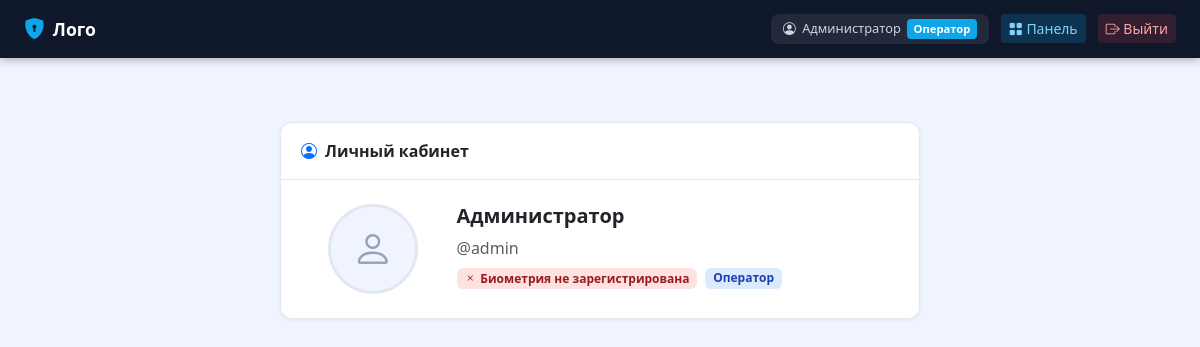
The app's page /accounts/profile/ (signed in), older data.
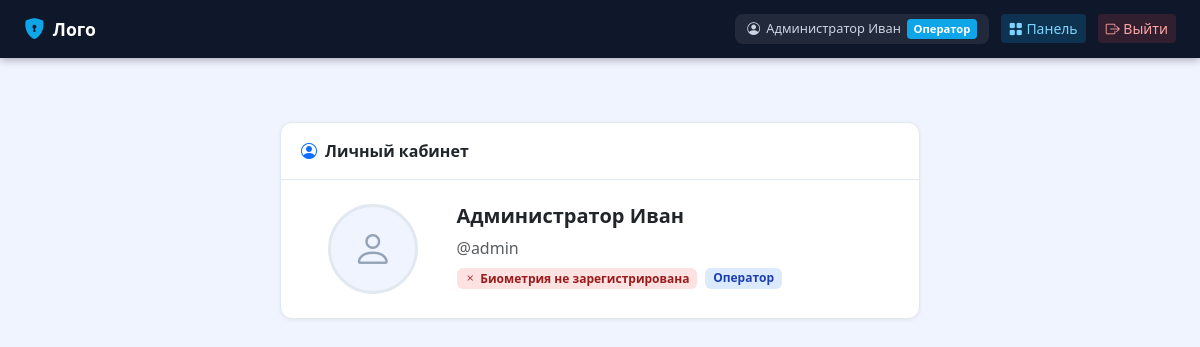
The same page, newer data.
### apps/accounts/models.py (models this page shows, shortened)
class CustomUser(AbstractUser):
    patronymic = models.CharField('Отчество', max_length=150, blank=True)
    phone = models.CharField('Телефон', max_length=20, blank=True)
    is_operator = models.BooleanField('Оператор', default=False)
    is_biometric_registered = models.BooleanField('Биометрия зарегистрирована', default=False)
    failed_attempts = models.PositiveIntegerField('Неудачных попыток', default=0)
    locked_until = models.DateTimeField('Заблокирован до', null=True, blank=True)
    created_at = models.DateTimeField('Дата регистрации', auto_now_add=True)
    class Meta:
        verbose_name = 'Пользователь'
        verbose_name_plural = 'Пользователи'
    def get_full_name_ru(self):
        parts = [self.last_name, self.first_name, self.patronymic]
        return ' '.join(p for p in parts if p) or self.username

### apps/accounts/views.py (the view)
# urls.py: path('accounts/profile/', views.profile, name='profile'),
@login_required
def profile(request):
    return render(request, 'accounts/profile.html', {'user': request.user})

### templates/accounts/profile.html (shortened to what this page needs)
{% extends "base.html" %}
{% block content %}
<div style="max-width:640px;margin:2rem auto">
  <div class="card">
    <div class="card-header d-flex align-items-center gap-2">
      <i class="bi bi-person-circle text-primary"></i> Личный кабинет
    </div>
    <div style="padding:1.5rem">
      <div class="row g-3">
        <div class="col-md-3 text-center">
          {% if user.biometric_template.face_image %}
            <img src="{{ user.biometric_template.face_image.url }}" class="rounded-circle" style="width:90px;height:90px;object-fit:cover;border:3px solid #e2e8f0">
          {% else %}
            <div style="width:90px;height:90px;background:#f0f4ff;border-radius:50%;display:flex;align-items:center;justify-content:center;margin:0 auto;border:3px solid #e2e8f0">
              <i class="bi bi-person" style="font-size:2.5rem;color:#94a3b8"></i>
            </div>
          {% endif %}
        </div>
        <div class="col-md-9">
          <h5 class="fw-bold">{{ user.get_full_name_ru }}</h5>
          <div class="text-muted">@{{ user.username }}</div>
          <div class="mt-2 d-flex gap-2 flex-wrap">
            {% if user.is_biometric_registered %}
              <span class="badge" style="background:#dcfce7;color:#166534"><i class="bi bi-check me-1"></i>Биометрия зарегистрирована</span>
            {% else %}
              <span class="badge" style="background:#fee2e2;color:#991b1b"><i class="bi bi-x me-1"></i>Биометрия не зарегистрирована</span>
            {% endif %}
            {% if user.is_operator %}<span class="badge" style="background:#dbeafe;color:#1e40af">Оператор</span>{% endif %}
          </div>
        </div>
      </div>
    </div>
  </div>
</div>
{% endblock %}

### templates/base.html (shortened to what this page needs)
<!DOCTYPE html>
<html lang="ru">
<head>
{% load static %}
<link href="https://cdnjs.cloudflare.com/ajax/libs/bootstrap/5.3.2/css/bootstrap.min.css" rel="stylesheet">
<link href="https://cdnjs.cloudflare.com/ajax/libs/bootstrap-icons/1.11.3/font/bootstrap-icons.min.css" rel="stylesheet">
</head>
<body>
{% block topbar %}
<nav class="topbar">
  <a href="{% url 'home' %}" class="brand"><i class="bi bi-shield-lock-fill"></i>Лого</a>
  <div class="ms-auto">
    {% if user.is_authenticated %}
      <div class="user-badge">
        <i class="bi bi-person-circle"></i>
        {{ user.get_full_name_ru }}
        {% if user.is_operator or user.is_superuser %}<span class="role">Оператор</span>{% endif %}
      </div>
      {% if user.is_operator or user.is_superuser %}
        <a href="{% url 'operator_dashboard' %}" class="btn btn-sm" style="background:rgba(14,165,233,.2);color:#7dd3fc;border:none;">
          <i class="bi bi-grid-fill"></i> Панель
        </a>
      {% endif %}
      <a href="{% url 'logout' %}" class="btn btn-sm" style="background:rgba(239,68,68,.15);color:#fca5a5;border:none;">
        <i class="bi bi-box-arrow-right"></i> Выйти
      </a>
    {% endif %}
  </div>
</nav>
{% endblock %}
{% block layout %}
<div class="main-wrap {% block sidebar_class %}no-sidebar{% endblock %}">
  <div class="page-content">
    {% block content %}{% endblock %}
  </div>
</div>
{% endblock %}
</body>
</html>

Row changes from the older to the newer data that the page shows:
changed CustomUser "admin": get_full_name_ru "Администратор" → "Администратор Иван"
